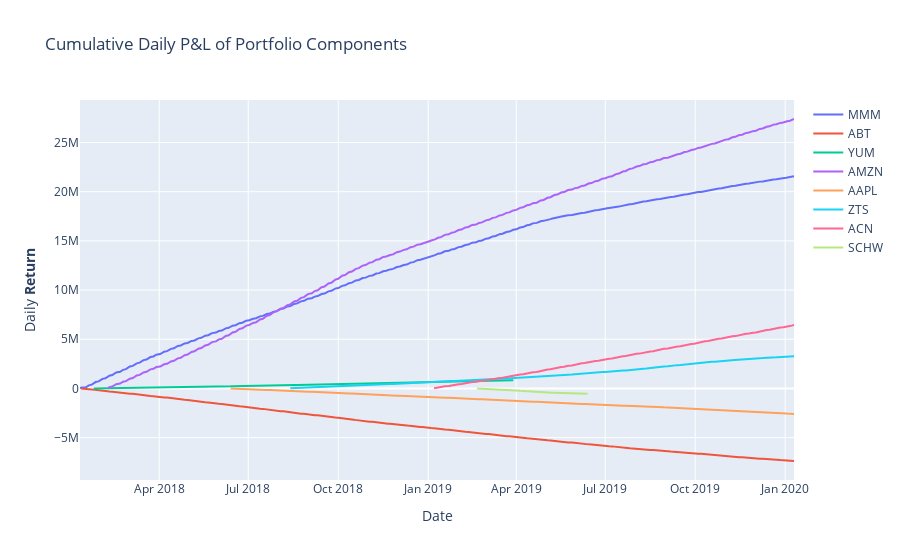

Write notebook code for a chart like this one.
### Markdown cell above
##### 6.3.a. Plot cumulative PnL for each ticker from your portfolio, on the same plot. Hint: Use DataFrame pivoting functionality.

### Code cell
fig = make_subplots()

for ticker in scaffoldPortfolio.Ticker.unique():
    data = scaffoldPortfolio[scaffoldPortfolio.Ticker == ticker]
    fig.add_trace(
        go.Scatter(x=data['Date'], y=data['Cumulative Daily P&L'], name=ticker),
        secondary_y=False,
        )

# Add figure title
fig.update_layout(
    title_text="Cumulative Daily P&L of Portfolio Components",
    )

# Set x-axis title
fig.update_xaxes(title_text="Date")

# Set y-axes titles
fig.update_yaxes(title_text="Daily <b>Return</b>", secondary_y=False)

fig.show()

### Figure 1 — Plotly figure (JSON) as saved in the notebook; plotly's stock layout.template omitted (floating-point values rounded to 4 significant figures; data arrays with more than 128 entries replaced by an {"elided": "..."} marker saying what was removed)
{"data": [{"name": "MMM", "type": "scatter", "x": {"elided": "504 str values"}, "xaxis": "x", "y": {"elided": "504 float values"}, "yaxis": "y"}, {"name": "ABT", "type": "scatter", "x": {"elided": "503 str values"}, "xaxis": "x", "y": {"elided": "503 float values"}, "yaxis": "y"}, {"name": "YUM", "type": "scatter", "x": {"elided": "297 str values"}, "xaxis": "x", "y": {"elided": "297 float values"}, "yaxis": "y"}, {"name": "AMZN", "type": "scatter", "x": {"elided": "484 str values"}, "xaxis": "x", "y": {"elided": "484 float values"}, "yaxis": "y"}, {"name": "AAPL", "type": "scatter", "x": {"elided": "398 str values"}, "xaxis": "x", "y": {"elided": "398 float values"}, "yaxis": "y"}, {"name": "ZTS", "type": "scatter", "x": {"elided": "356 str values"}, "xaxis": "x", "y": {"elided": "356 float values"}, "yaxis": "y"}, {"name": "ACN", "type": "scatter", "x": {"elided": "256 str values"}, "xaxis": "x", "y": {"elided": "256 float values"}, "yaxis": "y"}, {"name": "SCHW", "type": "scatter", "x": ["2019-02-20", "2019-02-21", "2019-02-22", "2019-02-25", "2019-02-26", "2019-02-27", "2019-02-28", "2019-03-01", "2019-03-04", "2019-03-05", "2019-03-06", "2019-03-07", "2019-03-08", "2019-03-11", "2019-03-12", "2019-03-13", "2019-03-14", "2019-03-15", "2019-03-18", "2019-03-19", "2019-03-20", "2019-03-21", "2019-03-22", "2019-03-25", "2019-03-26", "2019-03-27", "2019-03-28", "2019-03-29", "2019-04-01", "2019-04-02", "2019-04-03", "2019-04-04", "2019-04-05", "2019-04-08", "2019-04-09", "2019-04-10", "2019-04-11", "2019-04-12", "2019-04-15", "2019-04-16", "2019-04-17", "2019-04-18", "2019-04-22", "2019-04-23", "2019-04-24", "2019-04-25", "2019-04-26", "2019-04-29", "2019-04-30", "2019-05-01", "2019-05-02", "2019-05-03", "2019-05-06", "2019-05-07", "2019-05-08", "2019-05-09", "2019-05-10", "2019-05-13", "2019-05-14", "2019-05-15", "2019-05-16", "2019-05-17", "2019-05-20", "2019-05-21", "2019-05-22", "2019-05-23", "2019-05-24", "2019-05-28", "2019-05-29", "2019-05-30", "2019-05-31", "2019-06-03", "2019-06-04", "2019-06-05", "2019-06-06", "2019-06-07", "2019-06-10", "2019-06-11", "2019-06-12", "2019-06-13"], "xaxis": "x", "y": [-6770.0, -13800.0, -20820.0, -27840.0, -34720.0, -41410.0, -48280.0, -55030.0, -62130.0, -69280.0, -76550.0, -84050.0, -91490.0, -98890.0, -106300.0, -113600.0, -120800.0, -127900.0, -134900.0, -142000.0, -149600.0, -157400.0, -165800.0, -174200.0, -182500.0, -190900.0, -199300.0, -207800.0, -215800.0, -223900.0, -231800.0, -239700.0, -247800.0, -255900.0, -264000.0, -272300.0, -280600.0, -288700.0, -296800.0, -304700.0, -312400.0, -320400.0, -328400.0, -336300.0, -344500.0, -352700.0, -361100.0, -369100.0, -377300.0, -385500.0, -393700.0, -401800.0, -409900.0, -418200.0, -426500.0, -430600.0, -434800.0, -439100.0, -443300.0, -447800.0, -452300.0, -456800.0, -461100.0, -465400.0, -469800.0, -474200.0, -478500.0, -482800.0, -487100.0, -491500.0, -496100.0, -500600.0, -505000.0, -509500.0, -514100.0, -518900.0, -523600.0, -528400.0, -533300.0, -538200.0], "yaxis": "y"}], "layout": {"autosize": true, "title": {"text": "Cumulative Daily P&L of Portfolio Components"}, "xaxis": {"anchor": "y", "autorange": true, "domain": [0, 1], "range": ["2018-01-10", "2020-01-10"], "title": {"text": "Date"}, "type": "date"}, "yaxis": {"anchor": "x", "autorange": true, "domain": [0, 1], "range": [-9310000.0, 29320000.0], "title": {"text": "Daily <b>Return</b>"}, "type": "linear"}}}
